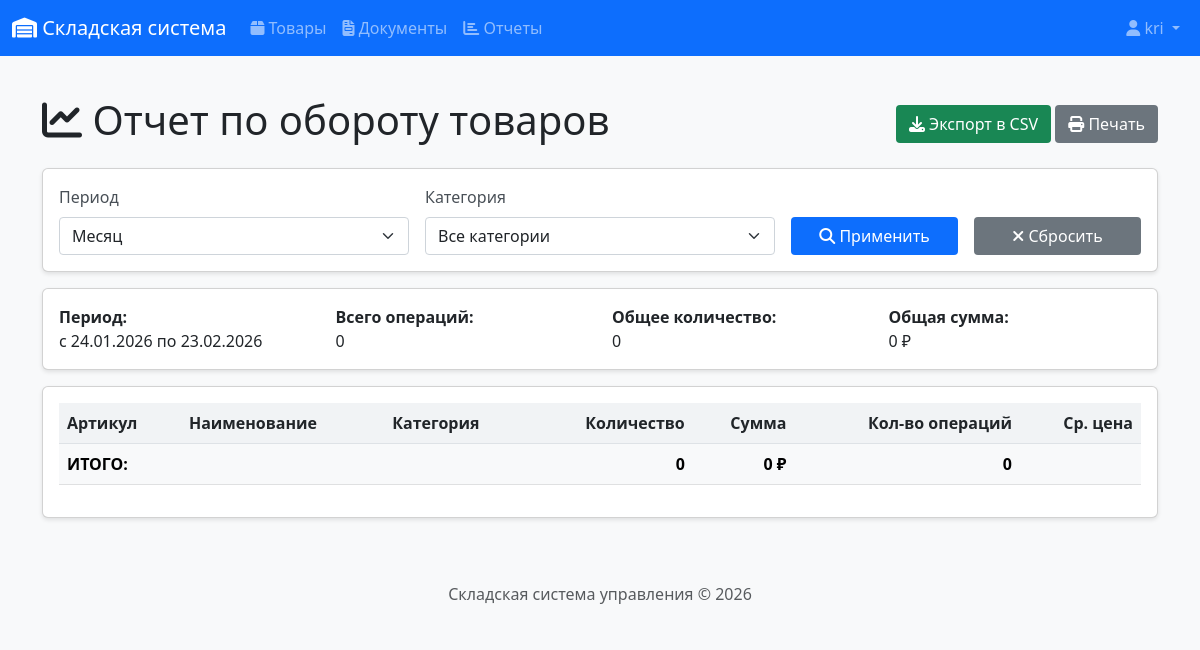
Before: /reports/turnover (signed in) with the older database file.
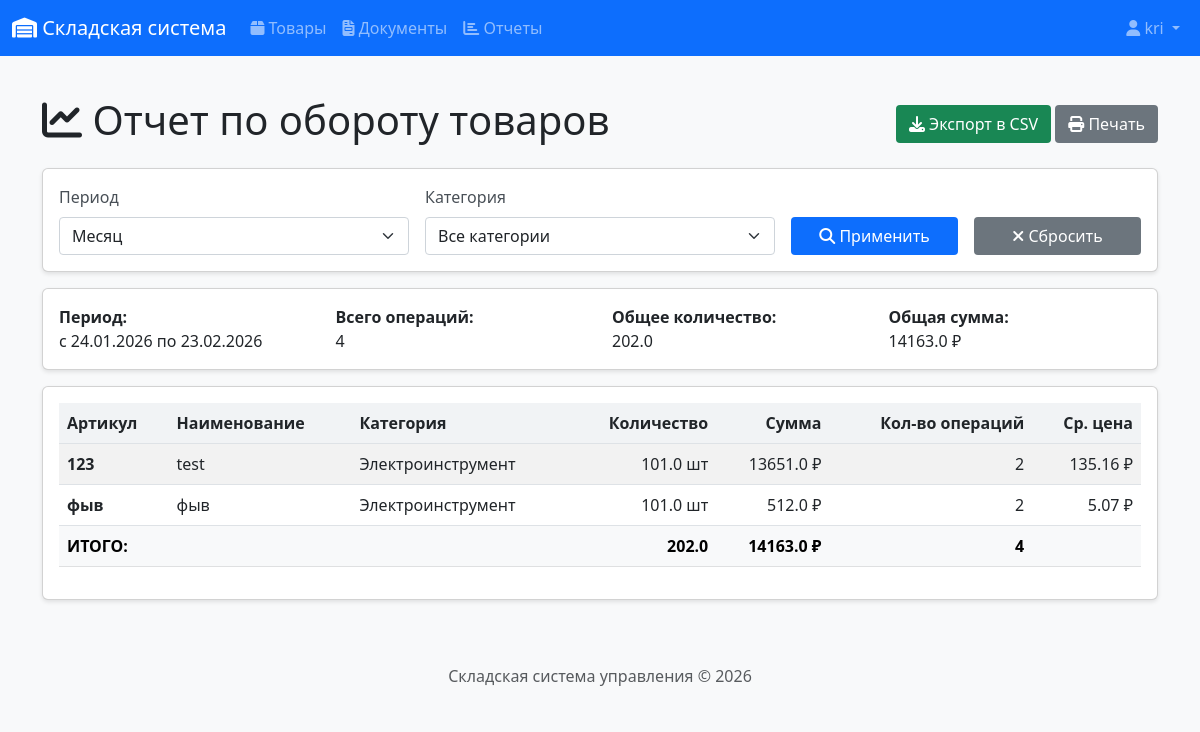
After: the same page with the newer database file.
### app/models.py (models this page shows, shortened)
class Product(db.Model):
    __tablename__ = 'products'
    id = db.Column(db.Integer, primary_key=True)
    article = db.Column(db.String(50), unique=True, nullable=False)
    name = db.Column(db.String(200), nullable=False)
    unit = db.Column(db.String(20), nullable=False, default='шт')  # шт, кг, м
    price = db.Column(db.Numeric(10, 2), nullable=False, default=0)
    category_id = db.Column(db.Integer, db.ForeignKey('categories.id'))
    supplier_id = db.Column(db.Integer, db.ForeignKey('suppliers.id'))
    created_at = db.Column(db.DateTime, default=datetime.utcnow)
    updated_at = db.Column(db.DateTime, default=datetime.utcnow, onupdate=datetime.utcnow)
    balances = db.relationship('StockBalance', backref='product', lazy='dynamic')
    document_items = db.relationship('DocumentItem', backref='product', lazy='dynamic')

### app/routes/reports.py (the view)
@bp.route('/turnover')
@login_required
def turnover_report():
    period = request.args.get('period', 'month')  # week, month, quarter, year
    category_id = request.args.get('category_id', 0, type=int)
    today = datetime.now().date()
    if period == 'week':
        start_date = today - timedelta(days=7)
    elif period == 'month':
        start_date = today - timedelta(days=30)
    elif period == 'quarter':
        start_date = today - timedelta(days=90)
    elif period == 'year':
        start_date = today - timedelta(days=365)
    else:
        start_date = today - timedelta(days=30)
    query = db.session.query(
        Product.id,
        Product.article,
        Product.name,
        Category.name.label('category_name'),
        Product.unit,
        func.sum(DocumentItem.quantity).label('total_quantity'),
        func.sum(DocumentItem.quantity * DocumentItem.price).label('total_sum'),
        func.count(DocumentItem.id).label('operations_count')
    ).join(DocumentItem, Product.id == DocumentItem.product_id
    ).join(Document, DocumentItem.document_id == Document.id
    ).join(Category, Product.category_id == Category.id, isouter=True
    ).filter(Document.doc_date >= start_date
    ).filter(Document.status == 'posted'  # Только проведенные
    )
    if category_id:
        query = query.filter(Product.category_id == category_id)
    query = query.group_by(Product.id, Category.name).order_by(Product.name)
    report_data = []
    for row in query.all():
        report_data.append({
            'id': row.id,
            'article': row.article,
            'name': row.name,
            'category': row.category_name or '-',
            'unit': row.unit,
            'total_quantity': float(row.total_quantity or 0),
            'total_sum': float(row.total_sum or 0),
            'operations_count': row.operations_count
        })
    categories = Category.query.all()
    total_operations = sum(item['operations_count'] for item in report_data)
    total_quantity = sum(item['total_quantity'] for item in report_data)
    total_sum = sum(item['total_sum'] for item in report_data)
    return render_template('reports/turnover.html',
                          title='Отчет по обороту',
                          report_data=report_data,
                          categories=categories,
                          selected_category=category_id,
                          period=period,
                          start_date=start_date,
                          total_operations=total_operations,
                          total_quantity=total_quantity,
                          total_sum=total_sum,
                          generated_at=datetime.now())

### app/__init__.py (called while the page is built)
@login_manager.user_loader
def load_user(user_id):
    from app.models import User
    return User.query.get(int(user_id))

### app/models.py (called while the page is built)
    def is_admin(self):
        return self.role == 'admin'

### app/templates/reports/turnover.html (shortened to what the changed rows need)
{% extends "base.html" %}
{% block content %}
<div class="d-flex justify-content-between align-items-center mb-3">
    <h1><i class="fas fa-chart-line"></i> Отчет по обороту товаров</h1>
</div>
<div class="card mb-3">
    <div class="card-body">
        <div class="row">
            <div class="col-md-3">
                <strong>Период:</strong><br>
                с {{ start_date.strftime('%d.%m.%Y') }} по {{ generated_at.strftime('%d.%m.%Y') }}
            </div>
            <div class="col-md-3">
                <strong>Всего операций:</strong><br>
                {{ total_operations }}
            </div>
            <div class="col-md-3">
                <strong>Общее количество:</strong><br>
                {{ total_quantity|round(2) }}
            </div>
            <div class="col-md-3">
                <strong>Общая сумма:</strong><br>
                {{ total_sum|round(2) }} ₽
            </div>
        </div>
    </div>
</div>
<div class="card">
    <div class="card-body">
        <div class="table-responsive">
            <table class="table table-striped table-hover">
                <thead>
                    <tr>
                        <th>Артикул</th>
                        <th>Наименование</th>
                        <th>Категория</th>
                        <th class="text-end">Количество</th>
                        <th class="text-end">Сумма</th>
                        <th class="text-end">Кол-во операций</th>
                        <th class="text-end">Ср. цена</th>
                    </tr>
                </thead>
                <tbody>
                    {% for item in report_data %}
                    <tr>
                        <td><strong>{{ item.article }}</strong></td>
                        <td>{{ item.name }}</td>
                        <td>{{ item.category }}</td>
                        <td class="text-end">{{ item.total_quantity|round(2) }} {{ item.unit }}</td>
                        <td class="text-end">{{ item.total_sum|round(2) }} ₽</td>
                        <td class="text-end">{{ item.operations_count }}</td>
                        <td class="text-end">
                            {% if item.total_quantity > 0 %}
                                {{ (item.total_sum / item.total_quantity)|round(2) }} ₽
                            {% else %}
                                0.00 ₽
                            {% endif %}
                        </td>
                    </tr>
                    {% endfor %}
                </tbody>
                <tfoot class="table-light fw-bold">
                    <tr>
                        <td colspan="3">ИТОГО:</td>
                        <td class="text-end">{{ total_quantity|round(2) }}</td>
                        <td class="text-end">{{ total_sum|round(2) }} ₽</td>
                        <td class="text-end">{{ total_operations }}</td>
                        <td class="text-end"></td>
                    </tr>
                </tfoot>
            </table>
        </div>
    </div>
</div>
{% endblock %}

Changed rows visible on the page:
added Product: article "123", name "test", category "Электроинструмент", total_quantity "101.0", unit "шт", total_sum "13651.0", operations_count "2", total_sum "135.16"
now on this page (row edited): Product: article "фыв", name "фыв", category "Электроинструмент", total_quantity "101.0", unit "шт", total_sum "512.0", operations_count "2", total_sum "5.07"
Other visible differences:
{{ total_operations }}: "0" → "4"
{{ total_quantity|round(2) }}: "0" → "202.0"
{{ total_sum|round(2) }}: "0" → "14163.0"
